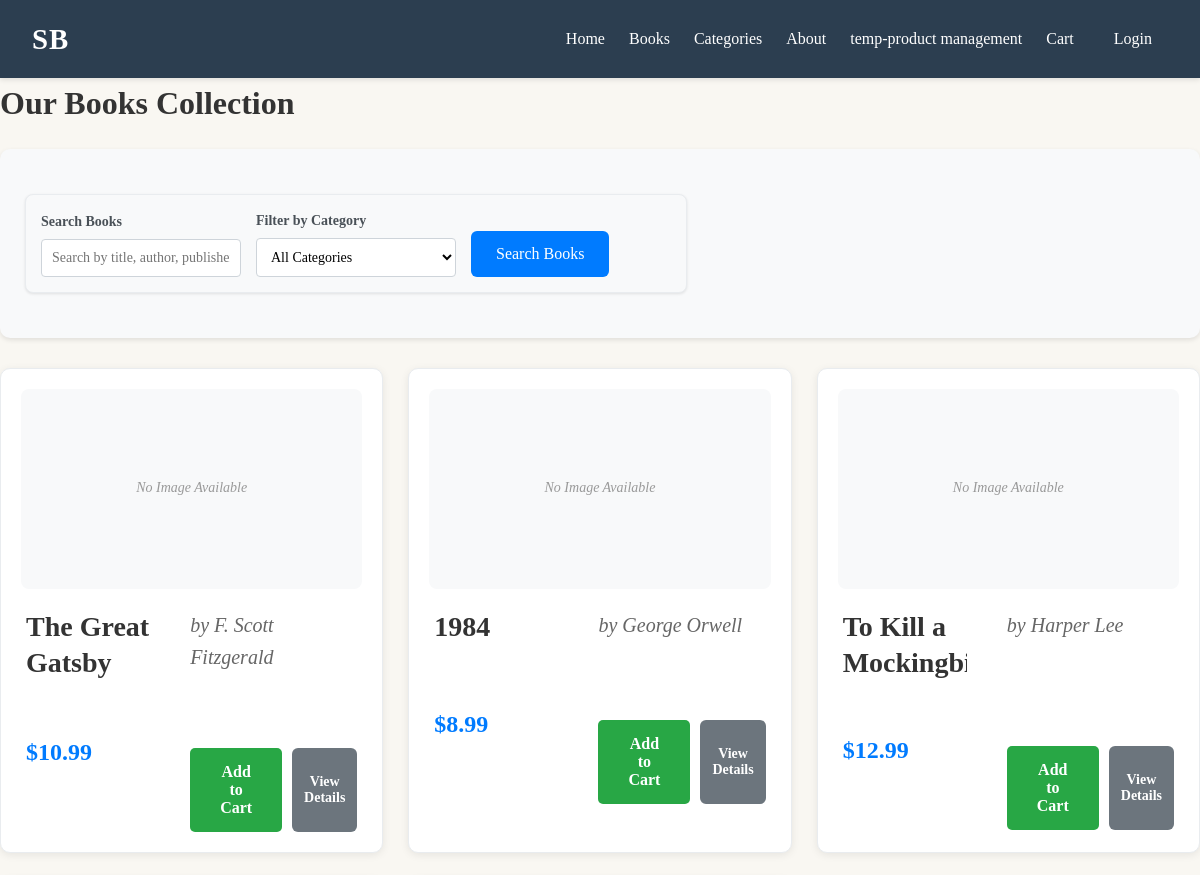
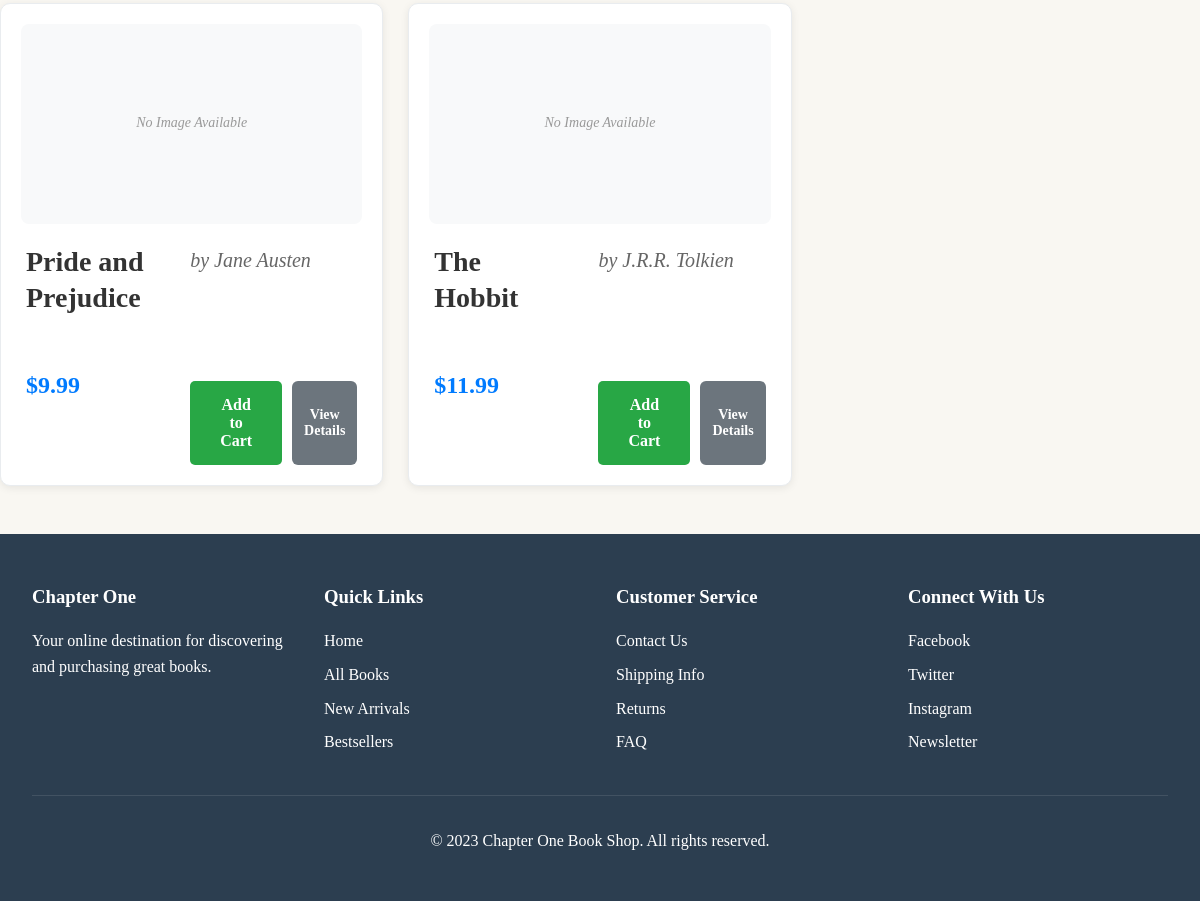
/page/product.php, run on the app's committed database (2 pictures, top to bottom).
### tables this page shows
CREATE TABLE products (
    id INT AUTO_INCREMENT PRIMARY KEY,
    category_id INT NULL,
    title VARCHAR(255) NOT NULL,
    author VARCHAR(255) NOT NULL,
    price DECIMAL(10, 2) NOT NULL,
    description TEXT,
    publisher VARCHAR(255),
    publication_date DATE,
    pages INT,
    cover_image VARCHAR(255),
    stock_quantity INT DEFAULT 0,
    created_at TIMESTAMP DEFAULT CURRENT_TIMESTAMP,
    updated_at TIMESTAMP DEFAULT CURRENT_TIMESTAMP ON UPDATE CURRENT_TIMESTAMP,
    FOREIGN KEY (category_id) REFERENCES categories(id) ON DELETE SET NULL
);

### page/product.php (the view, shortened to what this page needs)
<?php
$host = 'localhost';
$dbname = 'sbonline';
$username = 'root';
$password = '';
$searchQuery = '';
$categoryFilter = '';
$searchResults = [];
$categories = [];
try {
    $pdo = new PDO("mysql:host=$host;dbname=$dbname;charset=utf8", $username, $password);
    $pdo->setAttribute(PDO::ATTR_ERRMODE, PDO::ERRMODE_EXCEPTION);
    $categoriesSql = "SELECT id, name FROM categories ORDER BY sort_order, name";
    $categoriesStmt = $pdo->prepare($categoriesSql);
    $categoriesStmt->execute();
    $categories = $categoriesStmt->fetchAll(PDO::FETCH_ASSOC);
    $searchQuery = isset($_GET['search']) ? trim($_GET['search']) : '';
    $categoryFilter = isset($_GET['category']) ? trim($_GET['category']) : '';
    $sql = "SELECT p.*, c.name as category_name
            FROM products p
            LEFT JOIN categories c ON p.category_id = c.id
            WHERE 1=1";
    if (!empty($searchQuery)) {
        $sql .= " ORDER BY
                    CASE
                        WHEN p.title LIKE :search THEN 1
                        WHEN p.author LIKE :search THEN 2
                        WHEN p.publisher LIKE :search THEN 3
                        ELSE 4
                    END,
                    p.created_at DESC";
    } else {
        $sql .= " ORDER BY p.created_at DESC";
    }
    $stmt = $pdo->prepare($sql);
    $stmt->execute();
    $searchResults = $stmt->fetchAll(PDO::FETCH_ASSOC);
} catch (PDOException $e) {
    die("Connection failed: " . $e->getMessage());
}
include '../sb_head.php';
?>
<!DOCTYPE html>
<html lang="en">
<head>
    <link rel="stylesheet" href="/css/product.css">
</head>
<body>
    <div class="products-container">
        <h1><?php echo $searchQuery ? 'Search Results' : 'Our Books Collection'; ?></h1>
        <div class="search-container">
            <form method="GET" class="search-form" id="searchForm">
                <div class="filter-container">
                    <div class="filter-form">
                        <div class="filter-group">
                            <label for="search">Search Books</label>
                            <input type="text"
                                   name="search"
                                   class="search-input"
                                   id="searchInput"
                                   placeholder="Search by title, author, publisher..."
                                   value="<?php echo htmlspecialchars($searchQuery); ?>"
                                   aria-label="Search books">
                        </div>
                        <div class="filter-group">
                            <label for="category">Filter by Category</label>
                            <select name="category" class="filter-select" id="categoryFilter">
                                <option value="">All Categories</option>
                            </select>
                        </div>
                        <div class="filter-group">
                            <button type="submit" class="search-button" id="searchButton">
                                <?php echo ($searchQuery || $categoryFilter) ? 'Apply Filters' : 'Search Books'; ?>
                            </button>
                        </div>
                    </div>
                </div>
            </form>
        </div>
        <?php if (empty($searchResults)): ?>
            <div class="no-results">
                <?php if (!empty($searchQuery) || !empty($categoryFilter)): ?>
                    <h3>No books found</h3>
                    <p>
                        No books found
                        <?php if (!empty($searchQuery)): ?>
                            matching "<strong><?php echo htmlspecialchars($searchQuery); ?></strong>"
                        <?php endif; ?>
                        <?php if (!empty($searchQuery) && !empty($categoryFilter)): ?>
                            and
                        <?php endif; ?>
                        <?php if (!empty($categoryFilter)):
                            $currentCategoryName = '';
                            foreach ($categories as $cat) {
                                if ($cat['id'] == $categoryFilter) {
                                    $currentCategoryName = $cat['name'];
                                    break;
                                }
                            }
                        ?>
                            in category "<strong><?php echo htmlspecialchars($currentCategoryName); ?></strong>"
                        <?php endif; ?>
                    </p>
                    <div class="search-suggestions">
                        <p><strong>Suggestions:</strong></p>
                        <ul>
                            <li>Try different or more general keywords</li>
                            <li>Check your spelling</li>
                            <li>Select a different category</li>
                            <li><a href="?">Browse all books</a></li>
                        </ul>
                    </div>
                <?php else: ?>
                    <h3>No books available</h3>
                    <p>There are currently no books in our collection.</p>
                <?php endif; ?>
            </div>
        <?php else: ?>
            <div class="products-grid">
                <?php foreach ($searchResults as $product): ?>
<div class="product-card">
    <?php
    $productId = $product['id'];
    $imageSql = "SELECT image_path FROM product_images WHERE product_id = ? ORDER BY sort_order LIMIT 1";
    $imageStmt = $pdo->prepare($imageSql);
    $imageStmt->execute([$productId]);
    $productImage = $imageStmt->fetch(PDO::FETCH_ASSOC);
    ?>
    <div class="product-image">
        <?php if ($productImage && !empty($productImage['image_path'])): ?>
            <img src="uploads/products/<?php echo htmlspecialchars($productImage['image_path']); ?>"
                 alt="<?php echo htmlspecialchars($product['title']); ?>"
                 onerror="this.style.display='none'; this.nextElementSibling.style.display='block';">
            <div class="no-image" style="display: none;">Image Failed to Load</div>
        <?php else: ?>
            <div class="no-image">No Image Available</div>
        <?php endif; ?>
    </div>
    <div class="product-details">
        <h3 class="product-title">
            <?php
            if (!empty($searchQuery)) {
                echo preg_replace(
                    "/(" . preg_quote($searchQuery, '/') . ")/i",
                    '<span class="highlight">$1</span>',
                    htmlspecialchars($product['title'])
                );
            } else {
                echo htmlspecialchars($product['title']);
            }
            ?>
        </h3>
        <p class="product-author">
            by
            <?php
            if (!empty($searchQuery)) {
                echo preg_replace(
                    "/(" . preg_quote($searchQuery, '/') . ")/i",
                    '<span class="highlight">$1</span>',
                    htmlspecialchars($product['author'])
                );
            } else {
                echo htmlspecialchars($product['author']);
            }
            ?>
        </p>
        <div class="product-price">
            $<?php echo number_format($product['price'], 2); ?>
        </div>
        <div class="product-actions">
            <?php if ($product['stock_quantity'] > 0): ?>
                        <button class="add-to-cart-btn"
                                data-id="<?php echo $product['id']; ?>"
                                data-title="<?php echo htmlspecialchars($product['title']); ?>">
                            Add to Cart
                        </button>
            <?php else: ?>
                <button class="add-to-cart-btn" disabled>Out of Stock</button>
            <?php endif; ?>
            <button class="view-details-btn"
                    onclick="viewProductDetails(<?php echo $product['id']; ?>)">
                View Details
            </button>
        </div>
    </div>
</div>
                <?php endforeach; ?>
            </div>
        <?php endif; ?>
    </div>
</body>
</html>
<?php
include '../sb_foot.php';

### css/sb_style.css (style rules this page uses)
* { margin: 0; padding: 0; box-sizing: border-box; font-family: "Georgia", serif; }
body { background-color: #f9f7f2; color: #333; line-height: 1.6; }

### css/product.css (style rules this page uses)
.search-container { margin: 20px 0; padding: 25px; background: #f8f9fa; border-radius: 10px; box-shadow: 0 2px 5px rgba(0, 0, 0, 0.1); }
.search-form { display: flex; gap: 12px; max-width: 100%; margin: 0 auto; }
.filter-container { margin: 20px 0; padding: 20px; background: #ffffff; border-radius: 10px; border: 1px solid #e9ecef; box-shadow: 0 1px 3px rgba(0, 0, 0, 0.1); }
.filter-form { display: flex; gap: 15px; align-items: end; flex-wrap: wrap; }
.filter-group { flex: 1; min-width: 200px; }
.filter-group label { display: block; margin-bottom: 8px; font-weight: 600; color: #495057; font-size: 14px; }
.filter-select, .search-input { width: 100%; padding: 12px 15px; border: 2px solid #dee2e6; border-radius: 6px; font-size: 16px; transition: border-color 0.3s; background: white; }
.search-input { flex: 1; padding: 12px 15px; border: 2px solid #dee2e6; border-radius: 6px; font-size: 16px; transition: border-color 0.3s; }
.search-button { padding: 12px 25px; background: #007bff; color: white; border: none; border-radius: 6px; cursor: pointer; font-size: 16px; transition: background 0.3s; height: 46px; }
.products-grid { display: grid; grid-template-columns: repeat(auto-fill, minmax(300px, 1fr)); gap: 25px; margin-top: 30px; }
.product-card { border: 1px solid #e9ecef; border-radius: 10px; padding: 20px; background: white; box-shadow: 0 2px 8px rgba(0, 0, 0, 0.08); transition: transform 0.3s, box-shadow 0.3s; position: relative; }
.product-image { text-align: center; margin-bottom: 20px; height: 200px; display: flex; align-items: center; justify-content: center; background: #f8f9fa; border-radius: 8px; overflow: hidden; }
.product-details { padding: 0 5px; }
.product-title { font-size: 18px; font-weight: 600; color: #333; margin-bottom: 8px; line-height: 1.3; min-height: 46px; display: -webkit-box; -webkit-line-clamp: 2; -webkit-box-orient: vertical; overflow: hidden; }
.product-author { font-size: 14px; color: #666; margin-bottom: 12px; font-style: italic; min-height: 20px; }
.product-price { font-size: 20px; font-weight: bold; color: #007bff; margin-bottom: 15px; }
.no-image { color: #999; font-style: italic; font-size: 14px; }
.product-actions { display: flex; gap: 10px; margin-top: 15px; }
.add-to-cart-btn { background: #28a745; color: white; flex: 2; padding: 12px; border: none; border-radius: 6px; cursor: pointer; font-size: 14px; font-weight: 600; transition: background 0.3s; }
.view-details-btn { background: #6c757d; color: white; flex: 1; padding: 12px; border: none; border-radius: 6px; cursor: pointer; font-size: 14px; font-weight: 600; transition: background 0.3s; }
.product-details { display: grid; grid-template-columns: 1fr 1fr; gap: 40px; margin-top: 20px; }
.product-title { font-size: 28px; margin-bottom: 10px; color: #333; }
.product-author { font-size: 20px; color: #666; margin-bottom: 20px; font-style: italic; }
.product-price { font-size: 24px; font-weight: bold; color: #007bff; margin-bottom: 20px; }
.add-to-cart-btn, .buy-now-btn { padding: 15px 30px; border: none; border-radius: 5px; font-size: 16px; cursor: pointer; transition: background 0.3s; flex: 1; font-weight: 600; }
.add-to-cart-btn { background: #28a745; color: white; }

### page/product.php (style rules this page uses)
.filter-container { margin: 20px 0; padding: 15px; background: #f8f9fa; border-radius: 8px; border: 1px solid #e9ecef; }
.filter-form { display: flex; gap: 15px; align-items: end; flex-wrap: wrap; }
.filter-group { flex: 1; min-width: 200px; }
.filter-group label { display: block; margin-bottom: 5px; font-weight: bold; color: #495057; }
.filter-select, .search-input { width: 100%; padding: 10px; border: 1px solid #ced4da; border-radius: 4px; font-size: 14px; }

### data on the page
products: title "The Great Gatsby", author "F. Scott Fitzgerald", price "10.99"
products: title "1984", author "George Orwell", price "8.99"
products: title "To Kill a…", author "Harper Lee", price "12.99"
products: title "Pride and Prejudice", author "Jane Austen", price "9.99"
products: title "The Hobbit", author "J.R.R. Tolkien", price "11.99"
